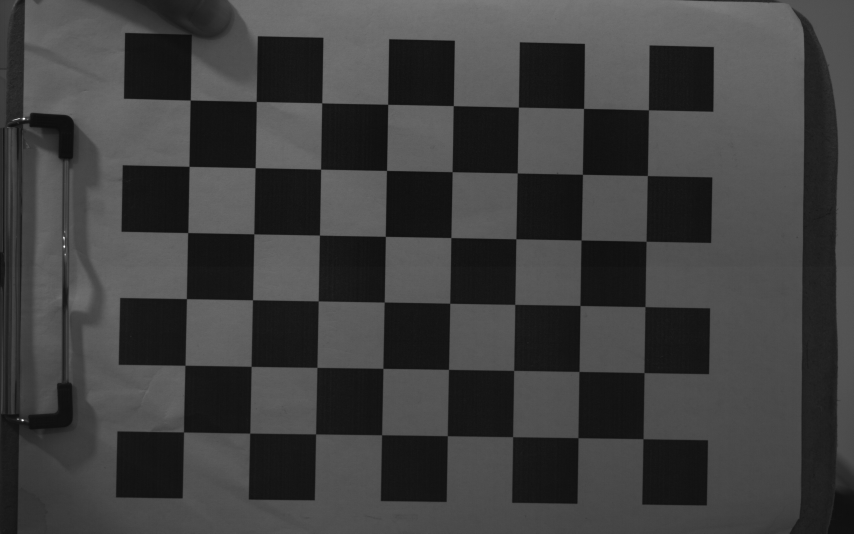
#> input picture phantom_cali_figs/01.tif, 2560 x 1600 px (shown at 1/3 size); its folder holds 3 pictures in this run
$ python dewrap.py
#> lines starting #> are read from the running program, lines starting #| are printed output that depends on the picture; long printed decimals are rounded
import json
import os
import pickle
import sys
from typing import List, Optional, Tuple

import cv2
import matplotlib.pyplot as plt
import numpy as np


class TiltCameraDewarper:
    def __init__(self):
        self.transform_matrix = None
        self.camera_matrix = None
        self.dist_coeffs = None
        self.rvec = None
        self.tvec = None

    # [221 lines left out: functions manual_point_selection, order_points, calculate_output_size, manual_selection_four_points, save_calibration, load_calibration and 1 more, not called in this run]

    def dewarp_single_camera(
        self,
        images: List[np.ndarray],
        target_image: np.ndarray,
        pattern_size: Tuple[int, int] = (9, 6),
        square_size: float = 1.0,
    ) -> np.ndarray:
        """
        Dewarp a single camera using checkerboard pattern

        Args:
            image: List of Calibration image
            target_image: Image of Calibration Plate in Target Plane
            pattern_size: (width, height) of checkerboard internal corners
            square_size: Size of checkerboard squares in world units

        Returns:
            output_image
        """
        # Prepare object points (3D points in real world space)
        objp = np.zeros((pattern_size[0] * pattern_size[1], 3), np.float32)
        objp[:, :2] = np.mgrid[0 : pattern_size[0], 0 : pattern_size[1]].T.reshape(
            -1, 2
        )  # Assuming points at z=0 plane
        objp *= square_size

        # Arrays to store object points and image points
        # cv2.calibrateCamera need points in format of list not ndarray
        objpoints = []  # 3D points in real world space
        imgpoints = []  # 2D points in image plane
        target_objp = [] # 3D points
        target_imgp = [] # 2D points

        for img in images:
            gray = cv2.cvtColor(img, cv2.COLOR_BGR2GRAY)

            # Find checkerboard corners
            ret, corners = cv2.findChessboardCorners(gray, pattern_size, None)

            if ret is True:
                objpoints.append(objp)

                # Refine corner positions
                corners2 = cv2.cornerSubPix(gray, corners, (11, 11), (-1, -1),
                                            (cv2.TERM_CRITERIA_EPS + cv2.TERM_CRITERIA_MAX_ITER, 30, 0.001))
                imgpoints.append(corners2)
            else:
                print("=" * 60)
                print("Bad calibration result.")
                print("=" * 60)
                return None

        # Search matched points in raw target image (FIXME: redundent code)
        gray = cv2.cvtColor(target_image, cv2.COLOR_BGR2GRAY)
        # FIXME: Calibration plate is not chessboard
        # Find checkerboard corners
        ret, corners = cv2.findChessboardCorners(gray, pattern_size, None)

        if ret is True:
            target_objp = objp
            # Refine corner positions
            corners2 = cv2.cornerSubPix(gray, corners, (11, 11), (-1, -1),
                                        (cv2.TERM_CRITERIA_EPS + cv2.TERM_CRITERIA_MAX_ITER, 30, 0.001))
            target_imgp = corners2
        else:
            print("=" * 60)
            print("Bad calibration result.")
            print("=" * 60)
            return None

        # Camera calibration, need multiple images to estimate camera intrinsic matrix and distortion coefficients
        # stdev: This is the primary return value and represents the root mean square (RMS) reprojection error. Values between 0.1 and 1.0 are considered good.
        # camera_matrix: This is a 3x3 matrix that represents the intrinsic parameters of the camera.
        # dist_coeffs: This is a vector (k1, k2, p1, p2, k3) that represents the distortion coefficients of the camera.
        # rvecs: This is a vector that represents the rotation vector of the camera.  Each vector represents the rotation of the camera coordinate system relative to the world coordinate system for that specific image.
        # tvecs: This is a vector that represents the translation vector of the camera.  Each vector represents the translation of the camera coordinate system relative to the world coordinate system for that specific image.
        stdev, self.camera_matrix, self.dist_coeffs, rvecs, tvecs = (
            cv2.calibrateCamera(objpoints, imgpoints, gray.shape[::-1], None, None)
        )
        # Note: https://stackoverflow.com/a/69161589/18736354
        # "focal length" (unit pixels) in the camera matrix: it describes a scale factor for mapping the real world to a picture of a certain resolution

        # Estimate extrinsic matrix from target image
        # rotation vector and translation vector of the camera coordinate system relative to the world coordinate system
        # roatation vector is independent with scale_factor,
        # translation vector varies linearly with scale_factor
        ret, self.rvec, self.tvec = (
            cv2.solvePnP(target_objp, target_imgp, self.camera_matrix, self.dist_coeffs)
        )
        rotation_matrix, _ = cv2.Rodrigues(self.rvec)

        # Apply rotation matrix and translation vector to object points (in world coordinate), the results are in camera coordinate

        # FIXME: how to determine scale_factor from calibration
        # zoom target_objp in image plane for visulization, no more need for estimate camera parameters
        scale_factor = 1/2 * (self.camera_matrix[0, 0] + self.camera_matrix[1, 1]) / self.tvec[2]  # not good estimation [pixels per mm]
        # Compute the homography matrix
        self.transform_matrix, _ = cv2.findHomography(target_imgp[:, 0, :], target_objp[:, :2] * scale_factor)
        print("Camera scale factor: ", scale_factor[0])
        print("Camera homography matrix: \n", self.transform_matrix)

        # Take the four corners of the input image
        h, w = target_image.shape[:2]
        img_corners = np.array([[0, 0], [w-1, 0], [w-1, h-1], [0, h-1]], dtype=np.float32)
        # Transform them using the homography
        corners_transformed = cv2.perspectiveTransform(corners.reshape(-1, 1, 2), self.transform_matrix)
        corners_transformed = corners_transformed.reshape(-1, 2)
        # Find the bounding box
        min_x, min_y = np.min(corners_transformed, axis=0).astype(int)
        max_x, max_y = np.max(corners_transformed, axis=0).astype(int)
        width_out = max_x - min_x + 1
        height_out = max_y - min_y + 1

        # Apply the homography transformation (without correction for distortion)
        output_image = cv2.warpPerspective(
            target_image, self.transform_matrix, (width_out, height_out)
            # target_image, self.transform_matrix, target_image.shape[:2][::-1]
        )

        # DEUBG code
        cv2.imwrite("saved_cv_image.png", output_image)
        cv2.imshow("Dewarped Image", output_image)
        cv2.waitKey(0)
        cv2.destroyAllWindows()

        # Print calibration results in pretty format
        np.set_printoptions(precision=3)
        print("=" * 60)
        print('-'*10 + " Calibration Results " + '-'*10)
        print(f"Calibration RMS reprojection error: {stdev:.3f} pixels")
        print("Camera intrinsic matrix: \n", self.camera_matrix)
        print("\t principal point: ", self.camera_matrix[:2, 2])
        print("Camera distorion coeffs [k1, k2, p1, p2, k3]: ", self.dist_coeffs[0])
        # According to Tsai's model, only radial distortion needs to be condsidered for industrial machine vision application[s].
        print(
            "\t radial [k1, k2, k3]: ", np.append(self.dist_coeffs[0][:2], self.dist_coeffs[0][-1])
        )
        print("\t tangential [p1, p2]: ", self.dist_coeffs[0][2:4])
        print("Rotation vector (x, y, z): ", self.rvec.T[0])
        print("Rotation Matrix:\n", rotation_matrix)
        print("Translation vector (x, y, z): ", self.tvec.T[0])
        print("=" * 60)
        return output_image

    # [43 lines left out: function demo_tilted_image, not called in this run]


def demo_usage(image_path: str):
    """
    Demonstration of how to use the TiltCameraDewarper class
    """
#> called with image_path = './figures/checkerboard.jpg'
    # Initialize dewarper
    dewarper = TiltCameraDewarper()

    calibration_images = [cv2.imread(f"./phantom_cali_figs/{i:02d}.tif") for i in range(1, 4)]
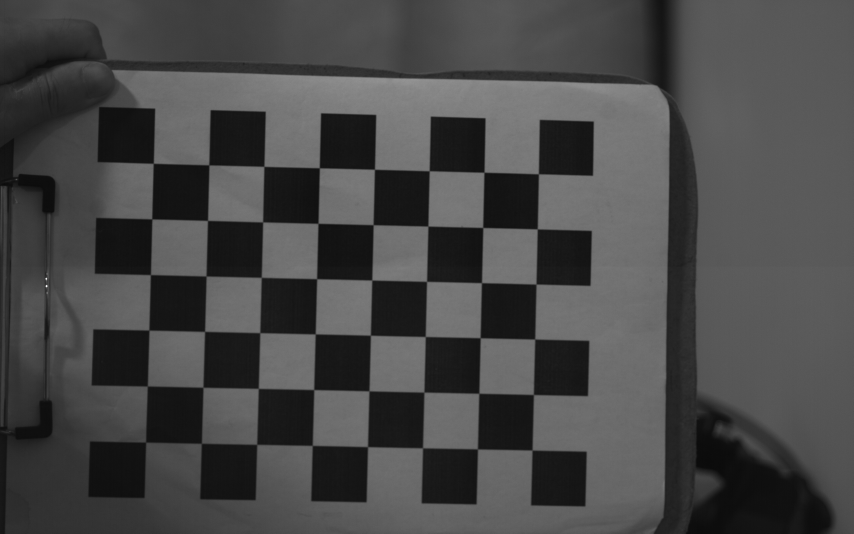
#> input picture phantom_cali_figs/02.tif, 2560 x 1600 px (shown at 1/3 size)
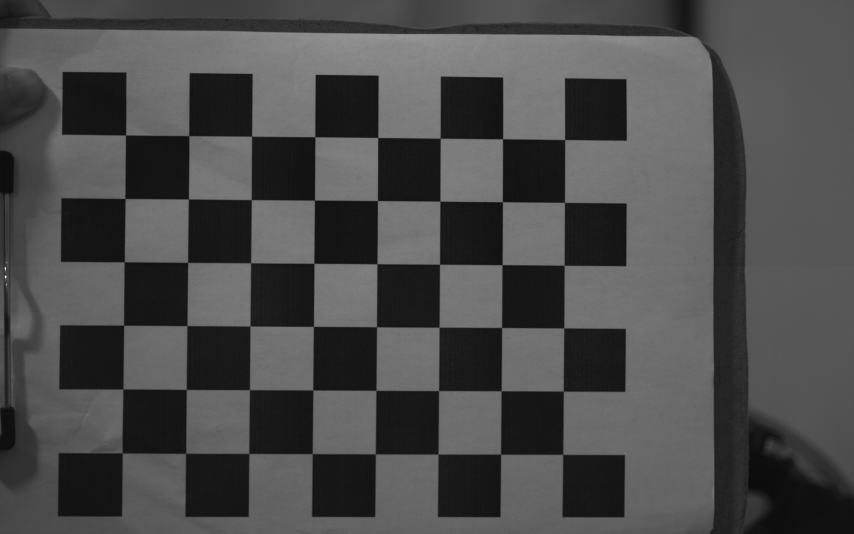
#> input picture phantom_cali_figs/03.tif, 2560 x 1600 px (shown at 1/3 size)
#> calibration_images = 3 items
    # Load image (replace with your image path)
    image = cv2.imread(image_path)
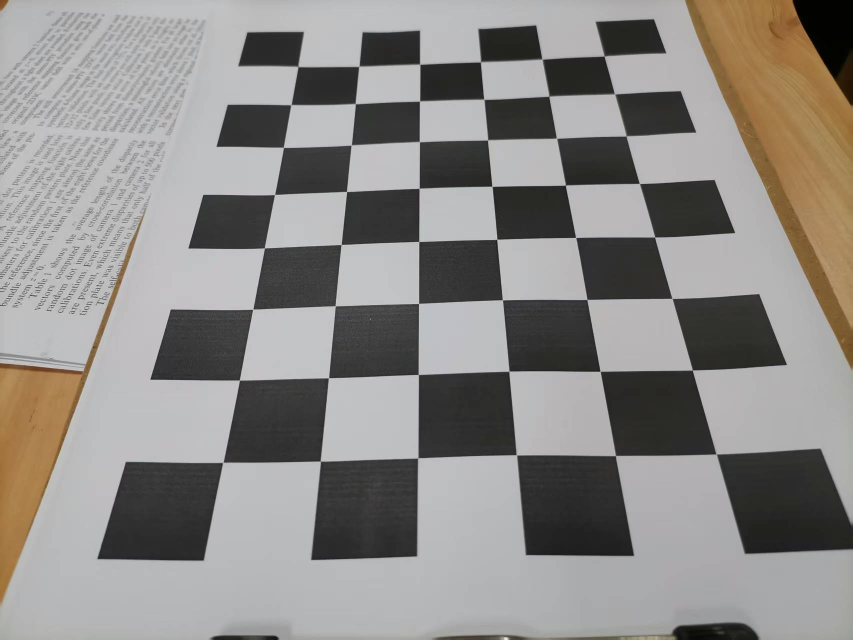
#> input picture figures/checkerboard.jpg, 1706 x 1279 px (shown at 1/2 size)
#> image is the input picture: shape (1279, 1706, 3); mean B, G, R 135.1, 138.2, 141

    if image is None:
        print(f"Could not load image: {image_path}")
        print("Creating a sample tilted image for demonstration...")
        dewarper.demo_tilted_image()
        exit(0)

    dewarp_image = dewarper.dewarp_single_camera(
        calibration_images, image, pattern_size=(8, 6), square_size=25
    )
#> the loop in dewarp_single_camera, `for img in images:` made 3 passes
#> in dewarp_single_camera, `gray = cv2.cvtColor(target_image, cv2.COLOR_BGR2GRAY)`:
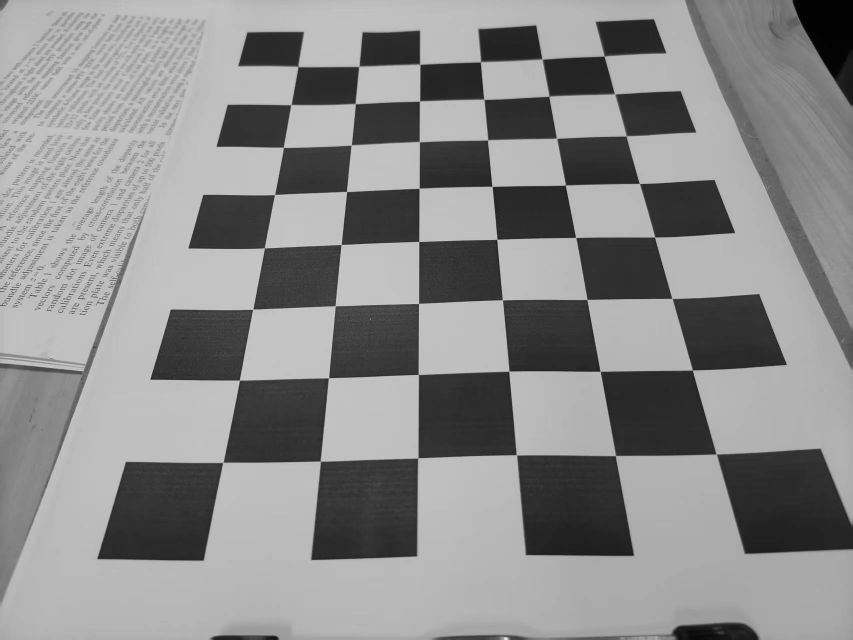
#> gray: shape (1279, 1706) (shown at 1/2 size); min 0, max 253, mean 138.7
#> in dewarp_single_camera, `ret, corners = cv2.findChessboardCorners(gray, pattern_size, None)`: corners = 48 rows, first 8: [1208.5, 113.7], [1229.4, 189.5], [1252.4, 272.7], [1279.2, 367.8], [1309.9, 475.3], [1344.8, 597.1], [1385.3, 740.3], [1430, 906]
#> in dewarp_single_camera, `corners2 = cv2.cornerSubPix(gray, corners, (11, 11), (-1, -1), (cv2.TE..`: corners2 = 48 rows, first 8: [1208.6, 112.6], [1229.5, 188.3], [1252.6, 272.5], [1279.3, 367.5], [1309.6, 474.5], [1344.5, 597.3], [1385.1, 740.5], [1432.7, 908.5]
#> in dewarp_single_camera, `target_imgp = corners2`: target_imgp has the same summary as corners2
#> in dewarp_single_camera, `stdev, self.camera_matrix, self.dist_coeffs, rvecs, tvecs = ( cv2.cali..`: stdev = 0.486; self.camera_matrix = [[4571.5, 0, 482.3], [0, 4566, 547.7], [0, 0, 1]]; self.dist_coeffs = [[0.12, -1.3, -0.00105, -0.00931, 5.72]]; rvecs = ([-0.0115, -0.0227, 0.0198], [-0.0156, -0.0248, 0.0264], [-0.0151, -0.0236, 0.00925]); tvecs = ([11.25, -31.01, 575.3], [-3.18, -8.49, 685.5], [-13.79, -18.64, 601.1])
#> in dewarp_single_camera, `ret, self.rvec, self.tvec = ( cv2.solvePnP(target_objp, target_imgp, s..`: self.rvec = [-0.544, 0.672, 1.49]; self.tvec = [134, -78.99, 781.6]
#> in dewarp_single_camera, `rotation_matrix, _ = cv2.Rodrigues(self.rvec)`: rotation_matrix = [[-0.0343, -0.997, 0.0724], [0.713, 0.0263, 0.7], [-0.7, 0.0756, 0.71]]
#> in dewarp_single_camera, `scale_factor = 1/2 * (self.camera_matrix[0, 0] + self.camera_matrix[1,..`: scale_factor = [5.85]
#> in dewarp_single_camera, `self.transform_matrix, _ = cv2.findHomography(target_imgp[:, 0, :], ta..`: self.transform_matrix = [[0.0869, 2.42, -382.2], [-1.37, 0.386, 1608.2], [5.71e-05, 0.000893, 1]]
#| Camera scale factor:  5.846
#| Camera homography matrix:
#|  [[ 8.68930816e-02  2.41964181e+00 -3.82162457e+02]
#|  [-1.36756001e+00  3.86157878e-01  1.60823328e+03]
#|  [ 5.70638510e-05  8.93327129e-04  1.00000000e+00]]
#> in dewarp_single_camera, `corners_transformed = cv2.perspectiveTransform(corners.reshape(-1, 1, ..`: corners_transformed = 48 rows, first 8: [-3.94, -0.914], [145.6, -0.401], [293.5, 0.334], [441.1, 0.475], [587.1, 0.298], [732.7, 0.0895], [879, -0.0316], [1024.9, -0.116]
#> in dewarp_single_camera, `corners_transformed = corners_transformed.reshape(-1, 2)`: corners_transformed = 48 pairs, first value -6.2 to 1024.9, second value -0.914 to 732.1
#> in dewarp_single_camera, `min_x, min_y = np.min(corners_transformed, axis=0).astype(int)`: min_x = -6; min_y = 0
#> in dewarp_single_camera, `max_x, max_y = np.max(corners_transformed, axis=0).astype(int)`: max_x = 1024; max_y = 732
#> in dewarp_single_camera, `width_out = max_x - min_x + 1`: width_out = 1031
#> in dewarp_single_camera, `height_out = max_y - min_y + 1`: height_out = 733
#> in dewarp_single_camera, `output_image = cv2.warpPerspective( target_image, self.transform_matri..`:
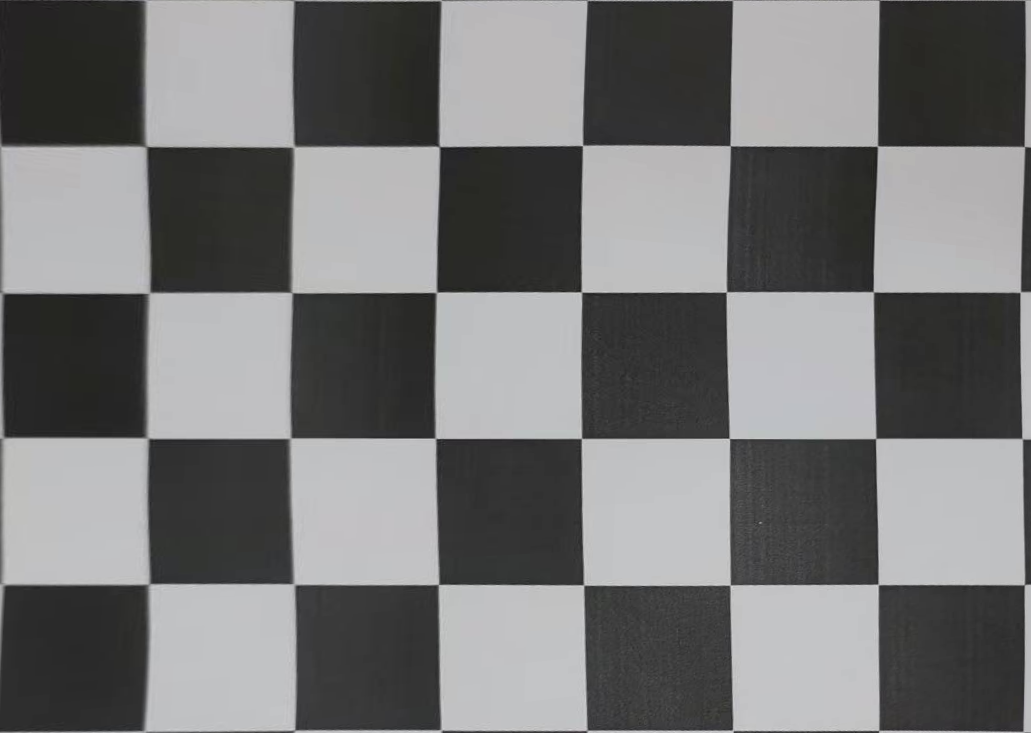
#> output_image: shape (733, 1031, 3); mean B, G, R 118.5, 118.2, 118.1
#| Calibration RMS reprojection error: 0.486 pixels
#| Camera intrinsic matrix:
#|  [[4.571e+03 0.000e+00 4.823e+02]
#|  [0.000e+00 4.566e+03 5.477e+02]
#|  [0.000e+00 0.000e+00 1.000e+00]]
#| 	 principal point:  [482.345 547.703]
#| Camera distorion coeffs [k1, k2, p1, p2, k3]:  [ 1.199e-01 -1.301e+00 -1.049e-03 -9.313e-03  5.721e+00]
#| 	 radial [k1, k2, k3]:  [ 0.12  -1.301  5.721]
#| 	 tangential [p1, p2]:  [-0.001 -0.009]
#| Rotation vector (x, y, z):  [-0.544  0.672  1.487]
#| Rotation Matrix:
#|  [[-0.034 -0.997  0.072]
#|  [ 0.713  0.026  0.7  ]
#|  [-0.7    0.076  0.71 ]]
#| Translation vector (x, y, z):  [134.046 -78.986 781.574]

    cv2.imshow("Dewarped Image", dewarp_image)
    cv2.waitKey(0)
    cv2.destroyAllWindows()

    # if image_path is not None:
    #     save_filename = os.path.splitext(image_path)[0]
    #     dewarper.save_calibration(save_filename, format="numpy")


if __name__ == "__main__":
    # Read image path from cmd line
    if len(sys.argv) < 2:
        print("Usage: python dewarp.py <image_path>\nUsing default image.\n")
        image_path = "./figures/checkerboard.jpg"
    else:
        image_path = sys.argv[1]
    demo_usage(image_path)
